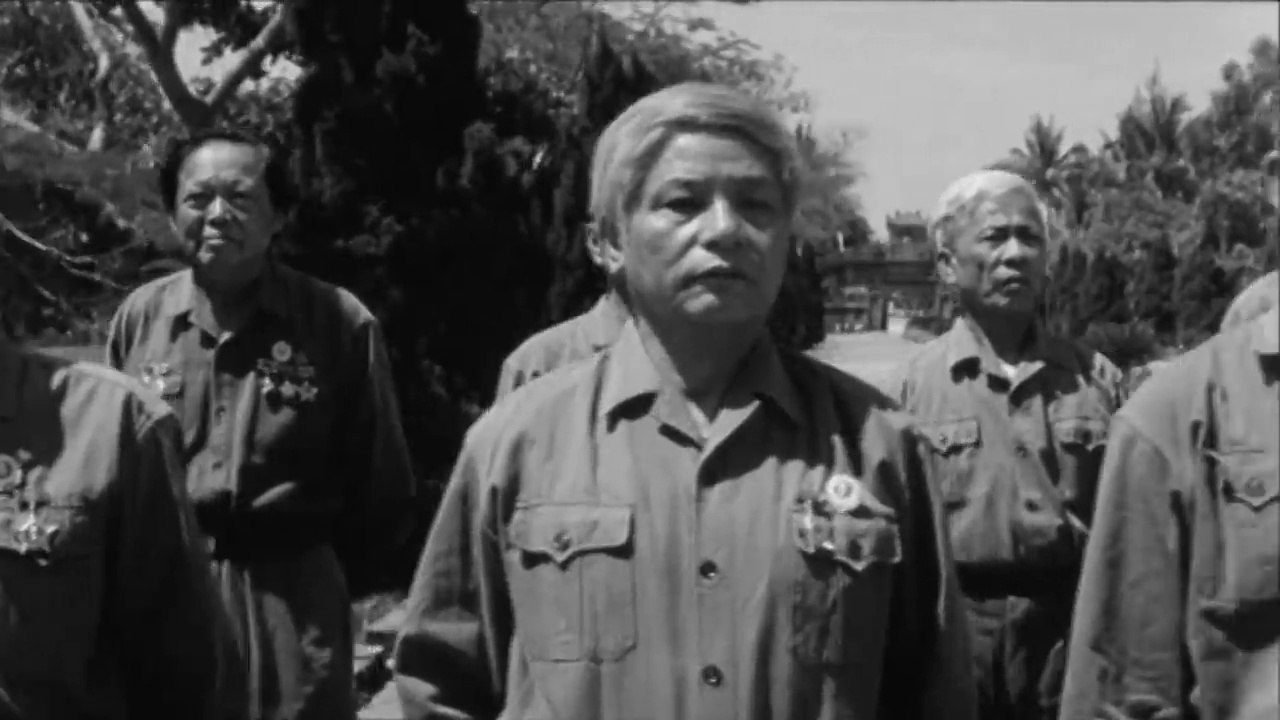
#> input picture ImageNet/examples/doan_quan_lich_su_1975.jpg, 1280 x 720 px, given as the content of the folder 1/data/sources/vicow/Color_image/NhungNguoiVietLenHuyenThoai, which was not available
$ python correct_vicow_colors.py   (older library calls are emulated)
#> lines starting #> are read from the running program, lines starting #| are printed output that depends on the picture; after the words box and inside, x2 and y2 are one past the last pixel; in counts of white or black regions, pixels touching at a corner belong together
#> in main, image is the input picture: PIL image 1280x720 L; min 0, max 233, mean 79.9
#> in correct_colors, `lab = cv2.cvtColor(rgb.astype(np.float32) / 255.0, cv2.COLOR_RGB2LAB)`: lab: shape (720, 1280, 3) float32; mean of channels 0, 1, 2 32.6, 0, 0
### colorization/enhance.py
"""Pre- and post-processing around the colorization network.

The pipeline is

1. ``restore_luminance``: denoise, de-haze and sharpen the scanned L channel so
   the network sees a cleaner input; the restored L is also the output L.
2. ``refine_ab``: upsample the low-resolution ab prediction with edge-aware
   filtering guided by the full-resolution L, then make colour uniform inside
   SLIC superpixels whose borders follow object edges. Colour therefore stops
   at the boundary between a person, an object and the sky instead of bleeding.
3. ``modernize_ab``: remove the global colour cast (sepia/olive) estimated from
   near-neutral pixels and lift chroma towards that of modern photographs.

Every step is global or edge-driven; nothing is keyed to detected faces or to
hand-picked colour ranges, so it cannot paint rectangular patches.
"""
import cv2
import numpy as np
from scipy import sparse
from skimage.segmentation import slic


# [32 lines left out: functions estimate_noise, restore_luminance, not called in this run]


def guided_filter(guide, src, radius, eps):
    """He et al. guided filter; ``guide`` in 0..1, ``src`` single channel."""
    size = (2 * radius + 1, 2 * radius + 1)
    mean_i = cv2.boxFilter(guide, -1, size)
    mean_p = cv2.boxFilter(src, -1, size)
    cov_ip = cv2.boxFilter(guide * src, -1, size) - mean_i * mean_p
    var_i = cv2.boxFilter(guide * guide, -1, size) - mean_i * mean_i
    a = cov_ip / (var_i + eps)
    b = mean_p - a * mean_i
    return cv2.boxFilter(a, -1, size) * guide + cv2.boxFilter(b, -1, size)


def _segment_sums(labels, values, weights, count):
    return np.stack([np.bincount(labels, weights=values[:, c] * weights, minlength=count)
                     for c in range(values.shape[1])], axis=1)


# [134 lines left out: functions _segment_graph, refine_ab, modernize_ab, not called in this run]


MODES = {
    # name: (restore, region_weight, vividness)
    "modern": (1.0, 0.65, 0.6),
    "vivid": (1.0, 0.65, 1.0),
    "natural": (0.0, 0.5, 0.0),
}

### scripts/prepare/correct_vicow_colors.py
"""Gently colour-correct the ViCoW training films before they are used to train V15.

The footage is scanned from old colour film: *Những người viết huyền thoại* is washed out
(mean chroma ~7 against ~17 for modern photographs) and *Vào Nam ra Bắc* leans green. Much
of that green is real jungle, so the correction is deliberately mild:

* cast: estimated from the 15% least-coloured mid-tone pixels (walls, sky, clothing,
  skin shadows), capped at ``--max-cast`` Lab units and removed only from near-neutral
  pixels, never pushed past grey;
* vibrance: films below ``--target-chroma`` get a bounded gain that lifts weak colours
  more than already saturated ones;
* sharpness: the 1280x720 frames are upscaled from low-resolution video, so the luminance
  is soft and the colour smears across edges. L gets a mild unsharp mask and the chroma is
  re-aligned to the sharpened L with an edge-aware guided filter, which is exactly the
  colour/edge relationship the colouriser is asked to learn.

Only the training films are corrected and written to ``data/sources/vicow_corrected``.
The validation and test films stay untouched in ``data/sources/vicow``: they are the
ground truth the model is measured against.
"""
import argparse
import sys
from pathlib import Path

import cv2
import numpy as np
from PIL import Image

sys.path.insert(0, str(Path(__file__).resolve().parents[2]))

ROOT = Path(__file__).resolve().parents[2]
TRAIN_FILMS = ("NhungNguoiVietLenHuyenThoai", "VaoNamRaBac")


def sharpen_and_align(lab, amount=0.7, sigma=1.4, radius=4, eps=3e-4):
    """Unsharp-mask L, then snap ab to the sharpened luminance edges (in place on a copy)."""
#> called with amount = 0.7, sigma = 1.4, radius = 4, eps = 0.0003
    from colorization.enhance import guided_filter
    lab = lab.copy()
    luminance = lab[..., 0]
    scale = max(luminance.shape) / 1280.0
#> scale = 1
    blur = cv2.GaussianBlur(luminance, (0, 0), sigmaX=sigma * scale)
    luminance = np.clip(luminance + amount * (luminance - blur), 0.0, 100.0)
    guide = (luminance / 100.0).astype(np.float32)
    r = max(2, round(radius * scale))
#> r = 4
    for c in (1, 2):
        lab[..., c] = guided_filter(guide, lab[..., c].astype(np.float32), r, eps)
    lab[..., 0] = luminance
    return lab


def correct_colors(rgb, max_cast=6.0, cast_strength=0.8, target_chroma=14.0, max_gain=1.5, sharpen=True):
    """Return a gently cast-corrected, vibrance-lifted, sharper copy of an RGB uint8 image."""
    lab = cv2.cvtColor(rgb.astype(np.float32) / 255.0, cv2.COLOR_RGB2LAB)
    if sharpen:
        lab = sharpen_and_align(lab)
    luminance, ab = lab[..., 0], lab[..., 1:].copy()
    chroma = np.hypot(ab[..., 0], ab[..., 1])
    mid = (luminance > 20.0) & (luminance < 90.0)
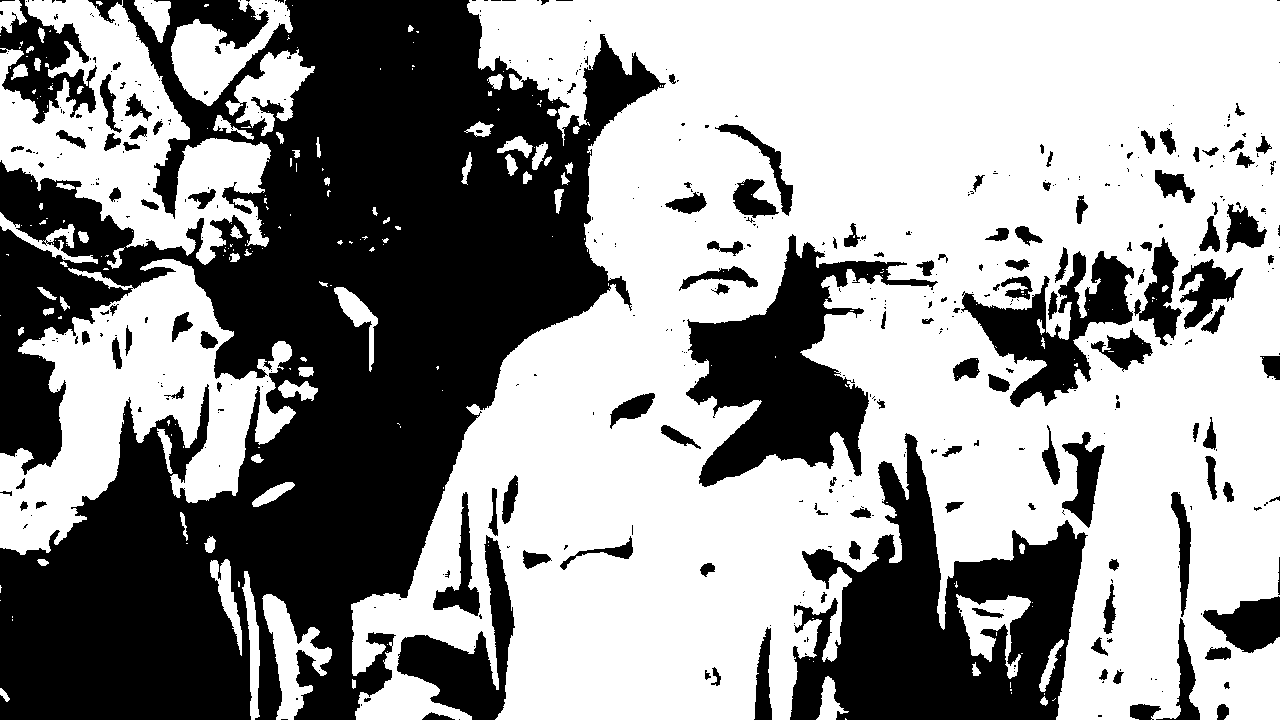
#> mid: shape (720, 1280) bool; 58.7% white; 478 black regions (343 under 20 px), largest, box (x1, y1, x2, y2) and area: (0, 0, 666, 720) 253033, (790, 433, 1088, 720) 42159, (686, 234, 938, 487) 24436
    if mid.sum() > 200:
        neutral = mid & (chroma <= np.percentile(chroma[mid], 15))
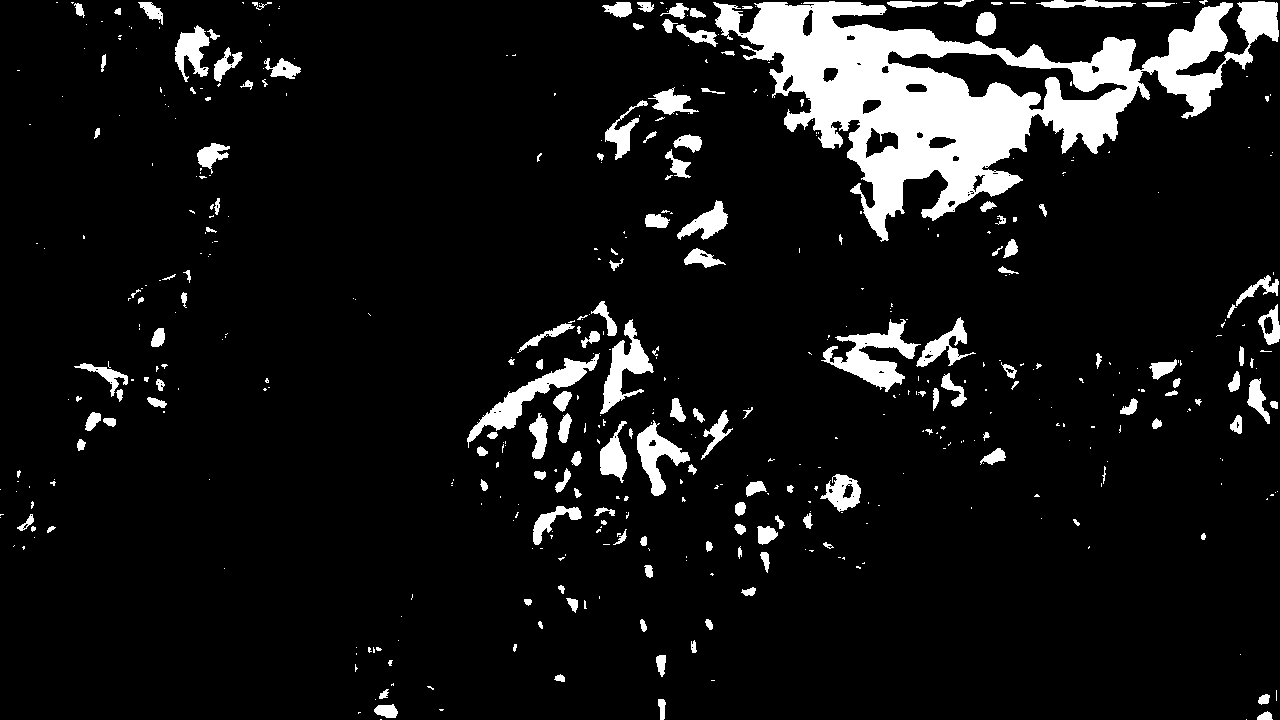
#> neutral: shape (720, 1280) bool; 8.8% white; 488 white regions (321 under 20 px), largest, box (x1, y1, x2, y2) and area: (713, 1, 1279, 242) 46315, (821, 319, 921, 392) 2693, (467, 353, 600, 448) 2402
        cast = np.median(ab[neutral], axis=0)
#> cast = [0.0107, 0]
        magnitude = float(np.hypot(*cast))
#> magnitude = 0.0107
        if magnitude > 1e-6:
            cast = cast * min(1.0, max_cast / magnitude) * cast_strength
#> cast = [0.00855, 0]
            direction = cast / max(float(np.hypot(*cast)), 1e-6)
#> direction = [1, 0]
            weight = np.clip((25.0 - chroma) / 15.0, 0.0, 1.0)
#> weight: shape (720, 1280) float32; every value is 1
            along = ab[..., 0] * direction[0] + ab[..., 1] * direction[1]
            removal = np.minimum(weight * float(np.hypot(*cast)), np.maximum(along, 0.0))
            ab -= removal[..., None] * direction
            chroma = np.hypot(ab[..., 0], ab[..., 1])
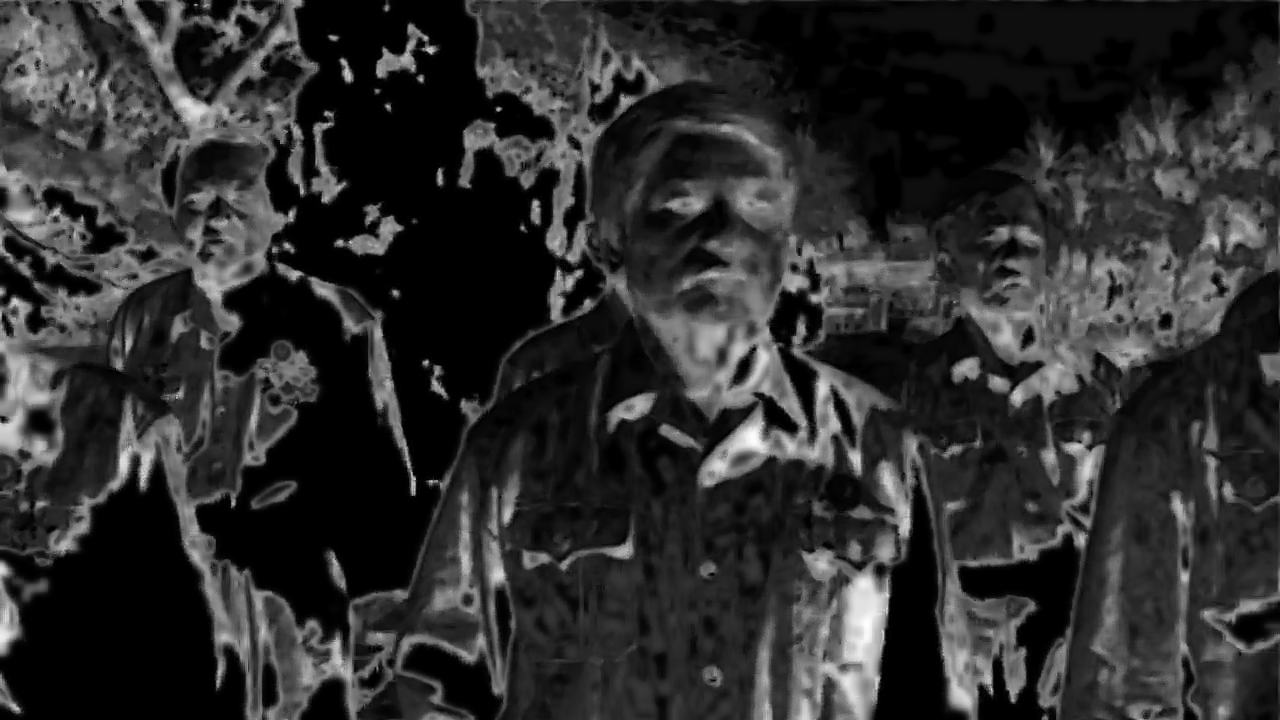
#> chroma: shape (720, 1280) float32; min 0, max 0.125, mean 0.0227; drawn with min black and max white
        mean_chroma = float(chroma[mid].mean())
#> mean_chroma = 0.0193
        gain = float(np.clip(target_chroma / max(mean_chroma, 1e-3), 1.0, max_gain))
#> gain = 1.5
        local = 1.0 + (gain - 1.0) * (1.0 - np.clip(chroma / 40.0, 0.0, 1.0))
        taper = np.clip((luminance - 4.0) / 14.0, 0.0, 1.0) * np.clip((99.0 - luminance) / 9.0, 0.0, 1.0)
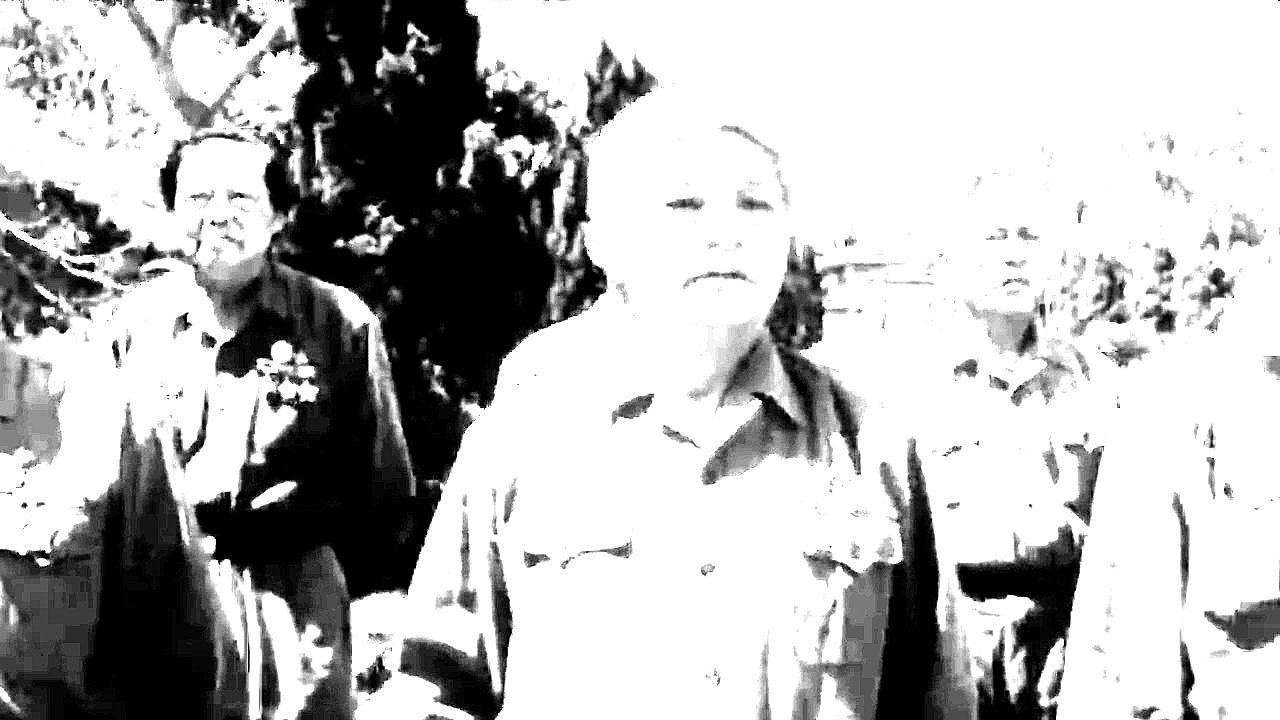
#> taper: shape (720, 1280) float32; min 0, max 1, mean 0.719
        ab *= (1.0 + (local - 1.0) * taper)[..., None]
    lab[..., 1:] = ab
    out = np.clip(cv2.cvtColor(lab, cv2.COLOR_LAB2RGB), 0.0, 1.0)
    return np.rint(out * 255.0).astype(np.uint8)


def main():
    parser = argparse.ArgumentParser(description=__doc__)
    parser.add_argument("--source", type=Path, default=ROOT / "data" / "sources" / "vicow")
    parser.add_argument("--output", type=Path, default=ROOT / "data" / "sources" / "vicow_corrected")
    parser.add_argument("--quality", type=int, default=95)
    args = parser.parse_args()
    total = 0
    for film in TRAIN_FILMS:
        folder = args.source / "Color_image" / film
        out_folder = args.output / "Color_image" / film
        out_folder.mkdir(parents=True, exist_ok=True)
        for path in sorted(folder.glob("*.jpg")):
            with Image.open(path) as image:
                corrected = correct_colors(np.asarray(image.convert("RGB")))
            Image.fromarray(corrected).save(out_folder / path.name, quality=args.quality)
            total += 1
    print(f"corrected {total} frames of {len(TRAIN_FILMS)} training films into {args.output}")


if __name__ == "__main__":
    main()
